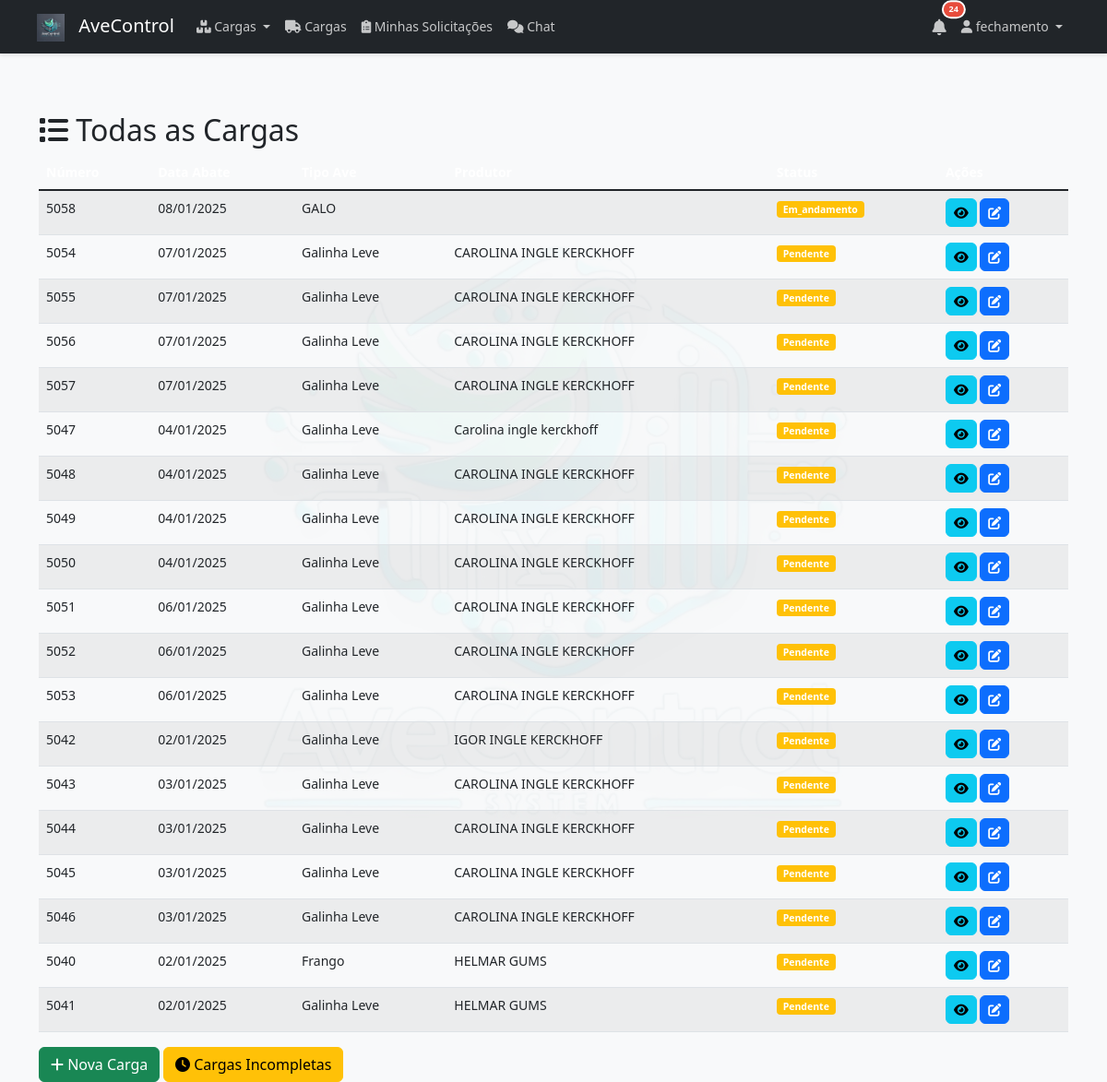
The page /cargas/todas_cargas (signed in) on the database its author committed.
### models/usuario.py (models this page shows, shortened)
class Usuario(UserMixin, db.Model):
    __tablename__ = 'usuarios'
    id = db.Column(db.Integer, primary_key=True)
    nome = db.Column(db.String(100), nullable=False)
    email = db.Column(db.String(120), unique=True, nullable=False)
    tipo = db.Column(db.String(50), nullable=False)
    senha_hash = db.Column(db.String(255), nullable=False)
    ativo = db.Column(db.Boolean, default=True)
    data_criacao = db.Column(db.DateTime, default=datetime.utcnow)
    ultimo_acesso = db.Column(db.DateTime)
    historicos_carga = relationship('HistoricoCarga',
                                  back_populates='usuario',
                                  primaryjoin="Usuario.id == HistoricoCarga.usuario_id",
                                  cascade='all, delete-orphan')

### models/carga.py (models this page shows)
class Carga(db.Model):
    __tablename__ = 'cargas'
    STATUS_PENDENTE = 'pendente'
    STATUS_EM_ANDAMENTO = 'em_andamento'
    STATUS_CONCLUIDA = 'concluida'
    STATUS_CANCELADA = 'cancelada'
    id = db.Column(db.Integer, primary_key=True)
    numero_carga = db.Column(db.String(50), unique=True, nullable=False)
    tipo_ave = db.Column(db.String(50), nullable=False)
    quantidade_cargas = db.Column(db.Integer, nullable=False)
    ordem_carga = db.Column(db.String(10), nullable=False)
    data_abate = db.Column(db.Date, nullable=False)
    dia_semana = db.Column(db.String(20))
    agenciador = db.Column(db.String(100))
    motorista = db.Column(db.String(100))
    motorista_outro = db.Column(db.String(100))
    transportadora = db.Column(db.String(100))
    placa_veiculo = db.Column(db.String(20))
    km_saida = db.Column(db.Float, default=0)
    km_chegada = db.Column(db.Float, default=0)
    km_rodados = db.Column(db.Float, default=0)
    valor_km = db.Column(db.Float, default=0)
    valor_frete = db.Column(db.Float, default=0)
    status_frete = db.Column(db.String(50))
    status = db.Column(db.String(50), default=STATUS_PENDENTE)
    status_atualizado_em = db.Column(db.DateTime)
    status_atualizado_por_id = db.Column(db.Integer, db.ForeignKey('usuarios.id'))
    status_atualizado_por = db.relationship('Usuario', foreign_keys=[status_atualizado_por_id])
    caixas_vazias = db.Column(db.Integer, default=0)
    quantidade_caixas = db.Column(db.Integer, default=0)
    produtor = db.Column(db.String(100))
    uf_produtor = db.Column(db.String(2))
    numero_nfe = db.Column(db.String(50))
    data_nfe = db.Column(db.Date)
    numero_gta = db.Column(db.String(50))
    data_gta = db.Column(db.Date)
    peso_granja = db.Column(db.Float, default=0)
    peso_frigorifico = db.Column(db.Float, default=0)
    percentual_quebra = db.Column(db.Float, default=0)
    quebra_peso = db.Column(db.Float, default=0)
    motivo_alta_quebra = db.Column(db.Text)
    pedagios = db.Column(db.Float, default=0)
    outras_despesas = db.Column(db.Float, default=0)
    abastecimento_empresa = db.Column(db.Float, default=0)
    abastecimento_posto = db.Column(db.Float, default=0)
    adiantamento = db.Column(db.Float, default=0)
    valor_pagar = db.Column(db.Float, default=0)
    nota_aprovada = db.Column(db.Boolean, default=False)
    aprovado_por_id = db.Column(db.Integer, db.ForeignKey('usuarios.id'))
    aprovado_em = db.Column(db.DateTime)
    nota_autorizada = db.Column(db.Boolean, default=False)
    autorizado_por_id = db.Column(db.Integer, db.ForeignKey('usuarios.id'))
    autorizado_em = db.Column(db.DateTime)
    assinatura_autorizacao = db.Column(db.String(500))
    status_balanca = db.Column(db.String(20), default='pendente')  # pendente, em_verificacao, aprovado
    status_producao = db.Column(db.String(20), default='pendente')  # pendente, em_verificacao, aprovado
    status_fechamento = db.Column(db.String(20), default='pendente')  # pendente, em_verificacao, aprovado
    motivo_verificacao_balanca = db.Column(db.Text)
    motivo_verificacao_producao = db.Column(db.Text)
    motivo_verificacao_fechamento = db.Column(db.Text)
    data_verificacao_balanca = db.Column(db.DateTime)
    data_verificacao_producao = db.Column(db.DateTime)
    data_verificacao_fechamento = db.Column(db.DateTime)
    verificado_por_balanca_id = db.Column(db.Integer, db.ForeignKey('usuarios.id', name='fk_verificado_por_balanca'))
    verificado_por_producao_id = db.Column(db.Integer, db.ForeignKey('usuarios.id', name='fk_verificado_por_producao'))
    verificado_por_fechamento_id = db.Column(db.Integer, db.ForeignKey('usuarios.id', name='fk_verificado_por_fechamento'))
    verificado_por_balanca = db.relationship('Usuario', foreign_keys=[verificado_por_balanca_id])
    verificado_por_producao = db.relationship('Usuario', foreign_keys=[verificado_por_producao_id])
    verificado_por_fechamento = db.relationship('Usuario', foreign_keys=[verificado_por_fechamento_id])
    criado_em = db.Column(db.DateTime, default=datetime.now(UTC))
    atualizado_em = db.Column(db.DateTime, default=datetime.now(UTC), onupdate=datetime.now(UTC))
    criado_por_id = db.Column(db.Integer, db.ForeignKey('usuarios.id'))
    atualizado_por_id = db.Column(db.Integer, db.ForeignKey('usuarios.id'))
    criado_por = db.relationship('Usuario', foreign_keys=[criado_por_id])
    atualizado_por = db.relationship('Usuario', foreign_keys=[atualizado_por_id])
    aprovado_por = db.relationship('Usuario', foreign_keys=[aprovado_por_id], backref='cargas_aprovadas')
    autorizado_por = db.relationship('Usuario', foreign_keys=[autorizado_por_id], backref='cargas_autorizadas')
    subcargas = db.relationship('SubCarga', backref='carga', lazy=True)
    producoes = db.relationship('Producao', backref='carga', lazy=True)
    fechamento = db.relationship('Fechamento', back_populates='carga', uselist=False)
    historicos = db.relationship('HistoricoCarga', back_populates='carga', cascade='all, delete-orphan')

### routes/cargas.py (the view)
@cargas.route('/todas_cargas')
@login_required
def todas_cargas():
    cargas = Carga.query.order_by(Carga.criado_em.desc()).all()
    return render_template('cargas/todas_cargas.html', cargas=cargas)

### templates/cargas/todas_cargas.html
{% extends "base.html" %}
{% block content %}
<div class="container mt-4">
    <h2>
        <i class="fas fa-list"></i> Todas as Cargas
    </h2>
    {% if cargas %}
    <div class="table-responsive">
        <table class="table table-striped table-hover">
            <thead class="table-dark">
                <tr>
                    <th>Número</th>
                    <th>Data Abate</th>
                    <th>Tipo Ave</th>
                    <th>Produtor</th>
                    <th>Status</th>
                    <th>Ações</th>
                </tr>
            </thead>
            <tbody>
                {% for carga in cargas %}
                <tr>
                    <td>{{ carga.numero_carga }}</td>
                    <td>{{ carga.data_abate.strftime('%d/%m/%Y') if carga.data_abate }}</td>
                    <td>{{ carga.tipo_ave }}</td>
                    <td>{{ carga.produtor }}</td>
                    <td>
                        <span class="badge {% if carga.status == 'completo' %}bg-success{% else %}bg-warning{% endif %}">
                            {{ carga.status|title }}
                        </span>
                    </td>
                    <td>
                        <a href="{{ url_for('cargas.visualizar_carga', id=carga.id) }}" class="btn btn-info btn-sm">
                            <i class="fas fa-eye"></i>
                        </a>
                        <a href="{{ url_for('cargas.editar_carga', id=carga.id) }}" class="btn btn-primary btn-sm">
                            <i class="fas fa-edit"></i>
                        </a>
                    </td>
                </tr>
                {% endfor %}
            </tbody>
        </table>
    </div>
    {% else %}
    <div class="alert alert-info">
        <i class="fas fa-info-circle"></i> Não há cargas registradas no momento.
    </div>
    {% endif %}
    <div class="mt-3">
        <a href="{{ url_for('cargas.nova_carga') }}" class="btn btn-success">
            <i class="fas fa-plus"></i> Nova Carga
        </a>
        <a href="{{ url_for('cargas.cargas_incompletas') }}" class="btn btn-warning">
            <i class="fas fa-clock"></i> Cargas Incompletas
        </a>
    </div>
</div>
{% endblock %}

### templates/base.html (shortened to what this page needs)
<!DOCTYPE html>
<html lang="pt-br">
<head>
    <link href="https://cdn.jsdelivr.net/npm/bootstrap@5.1.3/dist/css/bootstrap.min.css" rel="stylesheet">
    <link rel="stylesheet" href="https://cdnjs.cloudflare.com/ajax/libs/font-awesome/6.0.0/css/all.min.css">
    <link rel="stylesheet" href="https://cdn.jsdelivr.net/npm/sweetalert2@11/dist/sweetalert2.min.css">
</head>
<body>
    {% if current_user.is_authenticated %}
    <img src="{{ url_for('static', filename='logo1.jpg') }}" class="background-logo" alt="Logo">
    {% endif %}
    <nav class="navbar navbar-expand-lg navbar-dark bg-dark">
        <div class="container-fluid px-3 px-sm-4">
            <a class="navbar-brand" href="{{ url_for('auth.index') }}">
                <img src="{{ url_for('static', filename='logo2.png') }}" alt="AveControl Logo" style="height: 30px; margin-right: 10px;">
                AveControl
            </a>
            <div class="collapse navbar-collapse" id="navbarNav">
                <ul class="navbar-nav me-auto">
                    {% if current_user.is_authenticated %}
                        <li class="nav-item dropdown">
                            <a class="nav-link dropdown-toggle" href="#" id="navbarDropdown" role="button" data-bs-toggle="dropdown">
                                <i class="fas fa-boxes"></i> Cargas
                            </a>
                        </li>
                        <li class="nav-item">
                            <a class="nav-link" href="{{ url_for('cargas.listar_cargas') }}">
                                <i class="fas fa-truck"></i> Cargas
                            </a>
                        </li>
                        <li class="nav-item">
                            <a class="nav-link" href="{{ url_for('solicitacoes.minhas_solicitacoes') }}">
                                <i class="fas fa-clipboard-list"></i> Minhas Solicitações
                            </a>
                        </li>
                        <li class="nav-item">
                            <a class="nav-link" href="{{ url_for('chat.index') }}">
                                <i class="fas fa-comments"></i> Chat
                            </a>
                        </li>
                    {% endif %}
                </ul>
                {% if current_user.is_authenticated %}
                <ul class="navbar-nav">
                    {% include 'components/notificacoes.html' %}
                    <li class="nav-item dropdown">
                        <a class="nav-link dropdown-toggle" href="#" id="userDropdown" role="button" data-bs-toggle="dropdown">
                            <i class="fas fa-user"></i> {{ current_user.nome }}
                        </a>
                    </li>
                </ul>
                {% endif %}
            </div>
        </div>
    </nav>
    <div class="container-fluid mt-4">
        {% block content %}{% endblock %}
    </div>
</body>
</html>

### templates/components/notificacoes.html (shortened to what this page needs)
<li class="nav-item dropdown">
    <a class="nav-link position-relative notification-bell" href="#" id="notificacoesDropdown" role="button" data-bs-toggle="dropdown" aria-expanded="false">
        <span class="position-absolute top-0 start-100 translate-middle badge rounded-pill notification-badge" id="notificacoes-contador" style="display: none; font-size: 0.65em;">
        </span>
    </a>
</li>

### templates/base.html (style rules this page uses)
body { font-size: 14px; line-height: 1.5; min-height: 100vh; display: flex; flex-direction: column; background-color: #f8f9fa; }
.table-responsive { -webkit-overflow-scrolling: touch; margin: 0; }
.table { margin-bottom: 0; }
.table th { background-color: #f8f9fa; font-weight: 600; }
.btn { font-weight: 500; border-radius: 6px; }
.navbar { background-color: #212529 !important; box-shadow: 0 2px 4px rgba(0,0,0,0.1); padding: 0.5rem 1rem; }
.navbar-brand { color: #fff !important; }
.nav-link { color: rgba(255,255,255,.75) !important; }
.background-logo { position: fixed; top: 50%; left: 50%; transform: translate(-50%, -50%); opacity: 0.05; pointer-events: none; z-index: -1; max-width: 80%; height: auto; }
#notificacoesDropdown:after { display: none; }

### templates/components/notificacoes.html (style rules this page uses)
:root { --ave-primary: #3498db; --ave-secondary: #2980b9; --ave-accent: #e8f4fc; --ave-light: #f8f9fa; --ave-danger: #e74c3c; --ave-text: #2c3e50; }
.notification-bell { color: var(--ave-text); transition: color 0.3s ease; }
.notification-badge { background-color: var(--ave-danger) !important; border: 2px solid white; }

### rows shown on the page
Usuario: nome "fechamento"
Carga: numero_carga "5058", data_abate "08/01/2025", tipo_ave "GALO", status "Em_andamento"
Carga: numero_carga "5054", data_abate "07/01/2025", tipo_ave "Galinha Leve", produtor "CAROLINA INGLE KERCKHOFF", status "Pendente"
Carga: numero_carga "5055", data_abate "07/01/2025", tipo_ave "Galinha Leve", produtor "CAROLINA INGLE KERCKHOFF", status "Pendente"
Carga: numero_carga "5056", data_abate "07/01/2025", tipo_ave "Galinha Leve", produtor "CAROLINA INGLE KERCKHOFF", status "Pendente"
Carga: numero_carga "5057", data_abate "07/01/2025", tipo_ave "Galinha Leve", produtor "CAROLINA INGLE KERCKHOFF", status "Pendente"
Carga: numero_carga "5047", data_abate "04/01/2025", tipo_ave "Galinha Leve", produtor "Carolina ingle kerckhoff", status "Pendente"
Carga: numero_carga "5048", data_abate "04/01/2025", tipo_ave "Galinha Leve", produtor "CAROLINA INGLE KERCKHOFF", status "Pendente"
Carga: numero_carga "5049", data_abate "04/01/2025", tipo_ave "Galinha Leve", produtor "CAROLINA INGLE KERCKHOFF", status "Pendente"
Carga: numero_carga "5050", data_abate "04/01/2025", tipo_ave "Galinha Leve", produtor "CAROLINA INGLE KERCKHOFF", status "Pendente"
Carga: numero_carga "5051", data_abate "06/01/2025", tipo_ave "Galinha Leve", produtor "CAROLINA INGLE KERCKHOFF", status "Pendente"
Carga: numero_carga "5052", data_abate "06/01/2025", tipo_ave "Galinha Leve", produtor "CAROLINA INGLE KERCKHOFF", status "Pendente"
Carga: numero_carga "5053", data_abate "06/01/2025", tipo_ave "Galinha Leve", produtor "CAROLINA INGLE KERCKHOFF", status "Pendente"
Carga: numero_carga "5042", data_abate "02/01/2025", tipo_ave "Galinha Leve", produtor "IGOR INGLE KERCKHOFF", status "Pendente"
Carga: numero_carga "5043", data_abate "03/01/2025", tipo_ave "Galinha Leve", produtor "CAROLINA INGLE KERCKHOFF", status "Pendente"
Carga: numero_carga "5044", data_abate "03/01/2025", tipo_ave "Galinha Leve", produtor "CAROLINA INGLE KERCKHOFF", status "Pendente"
Carga: numero_carga "5045", data_abate "03/01/2025", tipo_ave "Galinha Leve", produtor "CAROLINA INGLE KERCKHOFF", status "Pendente"
Carga: numero_carga "5046", data_abate "03/01/2025", tipo_ave "Galinha Leve", produtor "CAROLINA INGLE KERCKHOFF", status "Pendente"
Carga: numero_carga "5040", data_abate "02/01/2025", tipo_ave "Frango", produtor "HELMAR GUMS", status "Pendente"
Carga: numero_carga "5041", data_abate "02/01/2025", tipo_ave "Galinha Leve", produtor "HELMAR GUMS", status "Pendente"
